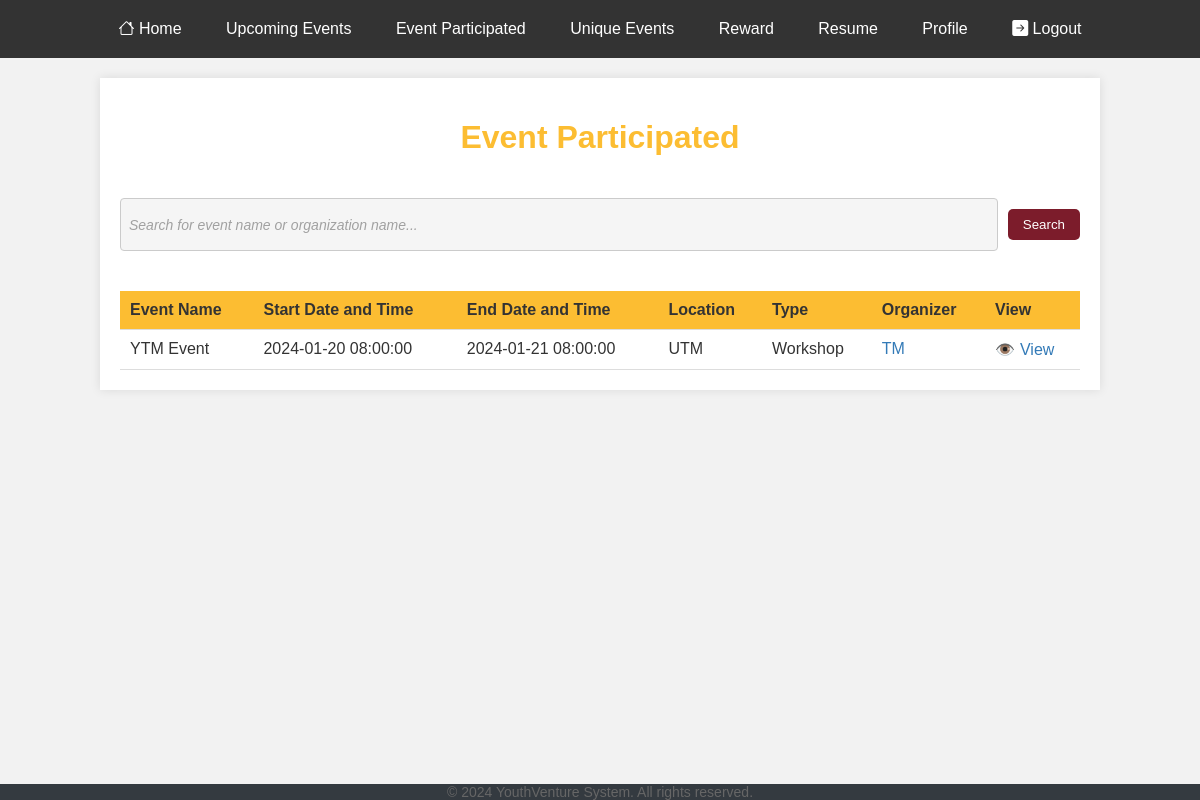
The page /students/event_participated.php (signed in) on the database its author committed.
### tables this page shows
CREATE TABLE `participant` (
  `ParticipantID` varchar(6) NOT NULL,
  `StudentID` varchar(6) NOT NULL,
  `EventID` varchar(6) NOT NULL
);

CREATE TABLE `event` (
  `EventID` varchar(6) NOT NULL,
  `EventName` varchar(45) NOT NULL,
  `Description` text NOT NULL,
  `MaxParticipants` int(11) DEFAULT NULL,
  `Deadline` datetime DEFAULT NULL,
  `StartDateAndTime` datetime DEFAULT NULL,
  `EndDateAndTime` datetime DEFAULT NULL,
  `Location` varchar(255) NOT NULL,
  `EventType` int(1) DEFAULT NULL,
  `RewardPoints` int(11) DEFAULT NULL,
  `OrganizationID` varchar(6) DEFAULT NULL,
  `Picture` varchar(255) DEFAULT NULL
);

CREATE TABLE `organization` (
  `OrganizationID` varchar(6) NOT NULL,
  `OrganizationName` varchar(45) NOT NULL,
  `Address` varchar(45) NOT NULL,
  `City` varchar(45) NOT NULL,
  `State` varchar(45) NOT NULL,
  `Website` varchar(45) NOT NULL,
  `Type` int(1) NOT NULL,
  `ContactEmail` varchar(45) NOT NULL,
  `ContactPhone` int(11) NOT NULL,
  `emailending` varchar(45) DEFAULT NULL
);

### app/controllers/Students.php (called while the page is built, shortened)
<?php
class Students extends Controller {
    public function __construct() {
        $this->studentModel = $this->model('Student');
        $this->organizationModel = $this->model('Organization');
        $this->eventModel = $this->model('Event');
        $this->participateModel = $this->model('Participant');
    }
    public function event_participated(){
        $data = [
            'title' => 'Event Participated',
            'events' => '',
            'Error' => '',
        ];
        $student_id = $this->studentModel->getStudentByUserId($_SESSION['user_id'])->StudentID;
        $event_participated = $this->participateModel->get_eventid($student_id);
        if(!empty($event_participated)){
            foreach ($event_participated as $event) {
                $event->event_details = $this->eventModel->getEventById($event->EventID);
            }
            foreach ($event_participated as $event) {
                $event->organization = $this->organizationModel->getOrganizationById($event->event_details->OrganizationID);
            }
            $data['events'] = $event_participated;
        } else {
            $data['events'] = '';
        }
        $this->view('students/event_participated', $data);
    }
}
?>

### app/libraries/Core.php (called while the page is built, shortened)
<?php
  class Core {
    protected $currentMethod = 'index';
    public function __construct(){
      $url = $this->getUrl();
      if (isset($url[0])){
      if(file_exists('../app/controllers/' . ucwords($url[0]). '.php')){
        unset($url[0]);
      }
    }
      $this->currentController = new $this->currentController;
      if (isset($url[1])) {
        if (substr($url[1], -4) === '.php') {
          $url[1] = substr($url[1], 0, -4);
        }
      }
      if(isset($url[1])){
        if(method_exists($this->currentController, $url[1])){
          $this->currentMethod = $url[1];
          unset($url[1]);
        }
      }
      $this->params = $url ? array_values($url) : [];
      call_user_func_array([$this->currentController, $this->currentMethod], $this->params);
    }
    public function getUrl(){
      if(isset($_GET['url'])){
        $url = rtrim($_GET['url'], '/');
        $url = filter_var($url, FILTER_SANITIZE_URL);
        $url = explode('/', $url);
        return $url;
      }
    }
  }

### app/require.php (called while the page is built, shortened)
<?php
    require_once 'libraries/Core.php';
    require_once 'libraries/Controller.php';
    require_once 'libraries/Database.php';
    $init = new Core();

### public/index.php (called while the page is built)
<?php
    require_once '../app/require.php';

### app/libraries/Database.php (called while the page is built, shortened)
<?php
    class Database {
        private $dbHost = DB_HOST;
        private $dbUser = DB_USER;
        private $dbPass = DB_PASS;
        private $dbName = DB_NAME;
        private $statement;
        private $dbHandler;
        public function __construct() {
            $conn = 'mysql:host=' . $this->dbHost . ';dbname=' . $this->dbName;
            $options = array(
                PDO::ATTR_PERSISTENT => true,
                PDO::ATTR_ERRMODE => PDO::ERRMODE_EXCEPTION
            );
            try {
                $this->dbHandler = new PDO($conn, $this->dbUser, $this->dbPass, $options);
            } catch (PDOException $e) {
                $this->error = $e->getMessage();
                echo $this->error;
            }
        }
        public function query($sql) {
            $this->statement = $this->dbHandler->prepare($sql);
        }
        public function bind($parameter, $value, $type = null) {
            switch (is_null($type)) {
                default:
                    $type = PDO::PARAM_STR;
            }
            $this->statement->bindValue($parameter, $value, $type);
        }
        public function execute() {
            return $this->statement->execute();
        }
        public function resultSet() {
            $this->execute();
            return $this->statement->fetchAll(PDO::FETCH_OBJ);
        }
        public function single() {
            $this->execute();
            return $this->statement->fetch(PDO::FETCH_OBJ);
        }
        public function rowCount() {
            return $this->statement->rowCount();
        }
    }

### app/models/Student.php (called while the page is built, shortened)
<?php
class Student {
    private $db;
    public function __construct() {
        $this->db = new Database;
    }
    public function getStudentByUserId($userId){
        $this->db->query('SELECT * FROM student WHERE UserID = :userId');
        $this->db->bind(':userId', $userId);
        $results = $this->db->resultSet();
        if ($this->db->rowCount() > 0) {
            return $results[0];
        } else {
            echo "<script>alert('Something went wrong. Please try again.');</script>";
            return false;
        }
    }
}
?>

### app/models/Event.php (called while the page is built, shortened)
<?php
class Event{
    private $db;
    public function __construct(){
        $this->db = new Database;
    }
    public function getEventById($eventId){
        $this->db->query('SELECT * FROM Event WHERE EventID = :eventId');
        $this->db->bind(':eventId', $eventId);
        $row = $this->db->single();
        return $row;
    }
}
?>

### app/models/Participant.php (called while the page is built, shortened)
<?php
class Participant{
    private $db;
    public function __construct(){
        $this->db = new Database;
    }
    public function get_eventid($userid){
        $this->db->query('SELECT EventID FROM participant WHERE StudentID = :userid');
        $this->db->bind(':userid', $userid);
        $results = $this->db->resultSet();
        if ($this->db->rowCount() > 0) {
            return $results;
        } else {
            return false;
        }
    }
}
?>

### app/models/Organization.php (called while the page is built, shortened)
<?php
class Organization {
    private $db;
    public function __construct() {
        $this->db = new Database;
    }
    public function getOrganizationById($organizationId) {
        $this->db->query('SELECT * FROM organization WHERE OrganizationID = :organizationId');
        $this->db->bind(':organizationId', $organizationId);
        $row = $this->db->single();
        if ($row) {
            return $row;
        } else {
            return false;
        }
    }
}
?>

### app/views/students/event_participated.php (the view, shortened to what this page needs)
<?php require APPROOT . '/views/students/nav.php' ?>
<html>
    <head>
        <link rel="stylesheet" href="<?php echo URLROOT; ?>/css/style.css">
    </head>
    <body>
        <div class="container12">
            <h1><?php echo $data['title']; ?></h1>
            <form action="<?php echo URLROOT; ?>/students/event_participated" method="post">
                <input type="text" id="search" name="search" placeholder="Search for event name or organization name...">
                <button type="submit">Search</button>
            </form>
            <table>
                <tr>
                    <th>Event Name</th>
                    <th>Start Date and Time</th>
                    <th>End Date and Time</th>
                    <th>Location</th>
                    <th>Type</th>
                    <th>Organizer</th>
                    <th>View</th>
                </tr>
                <?php if (empty($data['events'])) : ?>
                    <tr>
                        <td colspan="8">No events found.</td>
                    </tr>
                <?php else : ?>
                    <?php foreach ($data['events'] as $event) : ?>
                        <tr>
                            <td><?php echo $event->event_details->EventName; ?></td>
                            <td><?php echo $event->event_details->StartDateAndTime; ?></td>
                            <td><?php echo $event->event_details->EndDateAndTime; ?></td>
                            <td><?php echo $event->event_details->Location; ?></td>
                            <td><?php
                                if ($event->event_details->EventType == 1) {
                                    echo 'Workshop';
                                } elseif ($event->event_details->EventType == 2) {
                                    echo 'Seminar';
                                } elseif ($event->event_details->EventType == 3) {
                                    echo 'Conference';
                                } elseif ($event->event_details->EventType == 4) {
                                    echo 'Competition';
                                } elseif ($event->event_details->EventType == 5) {
                                    echo 'Other';
                                } else {
                                    echo 'Unknown';
                                }
                            ?></td>
                            <td><a href="<?php echo URLROOT; ?>/students/org/<?php echo $event->organization->OrganizationID; ?>"><?php echo $event->organization->OrganizationName; ?></a></td>
                            <td><a href="<?php echo URLROOT; ?>/students/view_event/<?php echo $event->event_details->EventID; ?>"><span class="icon">👁️</span>View</a></td>
                        </tr>
                    <?php endforeach; ?>
                <?php endif; ?>
            </table>
        </div>
    </body>
</html>
<?php require APPROOT . '/views/includes/footer.php'; ?>

### public/css/style.css (style rules this page uses)
html, body { height: 100%; width: 100%; padding: 0; margin: 0; top: 0; bottom: 0; font-family: 'Lato', sans-serif; background-color: #f2f2f2; }
a { text-decoration: none; }
input::placeholder { color: #a1a1a1; font-size: 14px; }
input, textarea { width: 400px; margin: 20px 0px; border: 1px solid #cbcbcb; border-radius: 4px; background-color: #f5f5f5; padding: 8px; font-size: 18px; color: #666; }
input { height: 35px; }
::placeholder { font-size: 14px; font-weight: 100; font-style: italic; }

### app/views/students/nav.php (style rules this page uses)
body { font-family: 'Segoe UI', Tahoma, Geneva, Verdana, sans-serif; margin: 0; padding: 0; }
h1 { color: white; }

### app/views/students/event_participated.php (style rules this page uses)
body { font-family: Arial, sans-serif; background-color: #f2f2f2; margin: 0; padding: 0; }
.container12 { width: 80%; margin: 20px auto; background-color: #fff; padding: 20px; box-shadow: 0 0 10px rgba(0, 0, 0, 0.1); }
h1 { color: #FCBD32; text-align: center; }
table { width: 100%; border-collapse: collapse; margin-top: 20px; }
th, td { padding: 10px; text-align: left; border-bottom: 1px solid #ddd; color: #333; }
th { background-color: #FCBD32; }
a { color: #337ab7; text-decoration: none; }
form { margin-top: 20px; display: flex; align-items: center; }
#search { flex: 1; padding: 8px; margin-right: 10px; }
button { background-color: #7C1C2B; color: #fff; padding: 8px 15px; border: none; border-radius: 5px; cursor: pointer; }
.icon { margin-right: 5px; }

### rows shown on the page
participant: EventID.EventName "YTM Event", EventID.StartDateAndTime "2024-01-20 08:00:00", EventID.EndDateAndTime "2024-01-21 08:00:00", EventID.Location "UTM"
organization: OrganizationName "TM"

### other values the page prints
$data['title'] "Event Participated"
